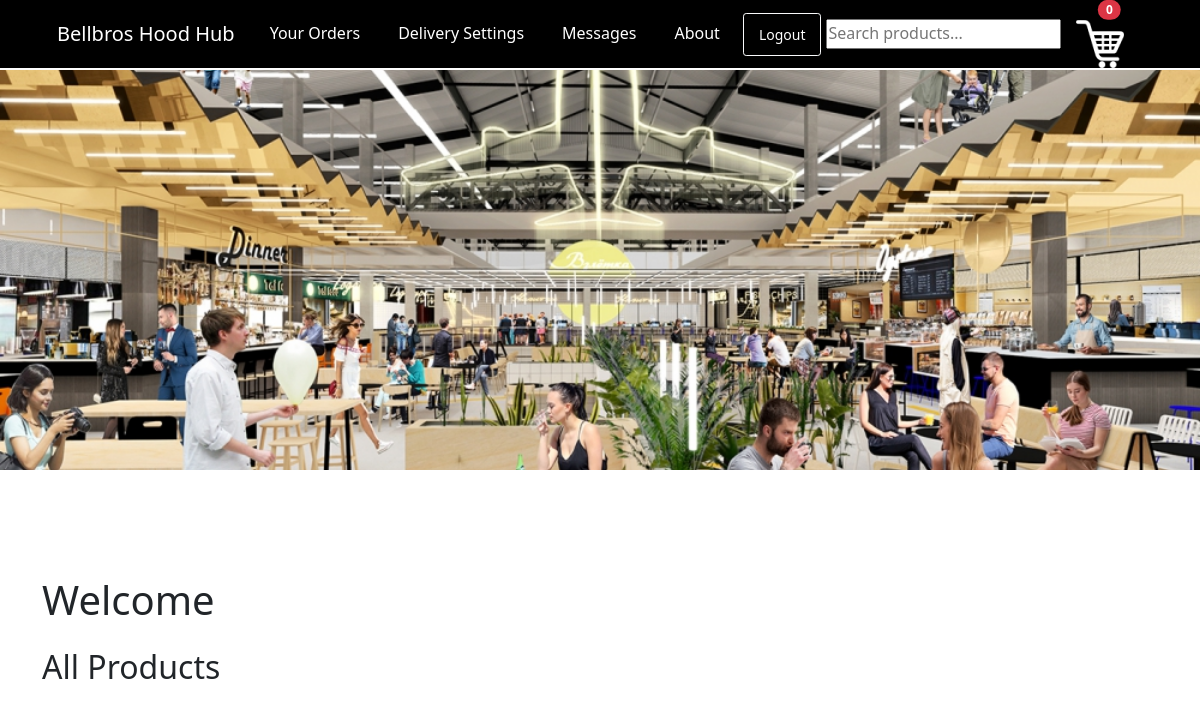
Before: /customer/customer_dashboard/ with the older database file.
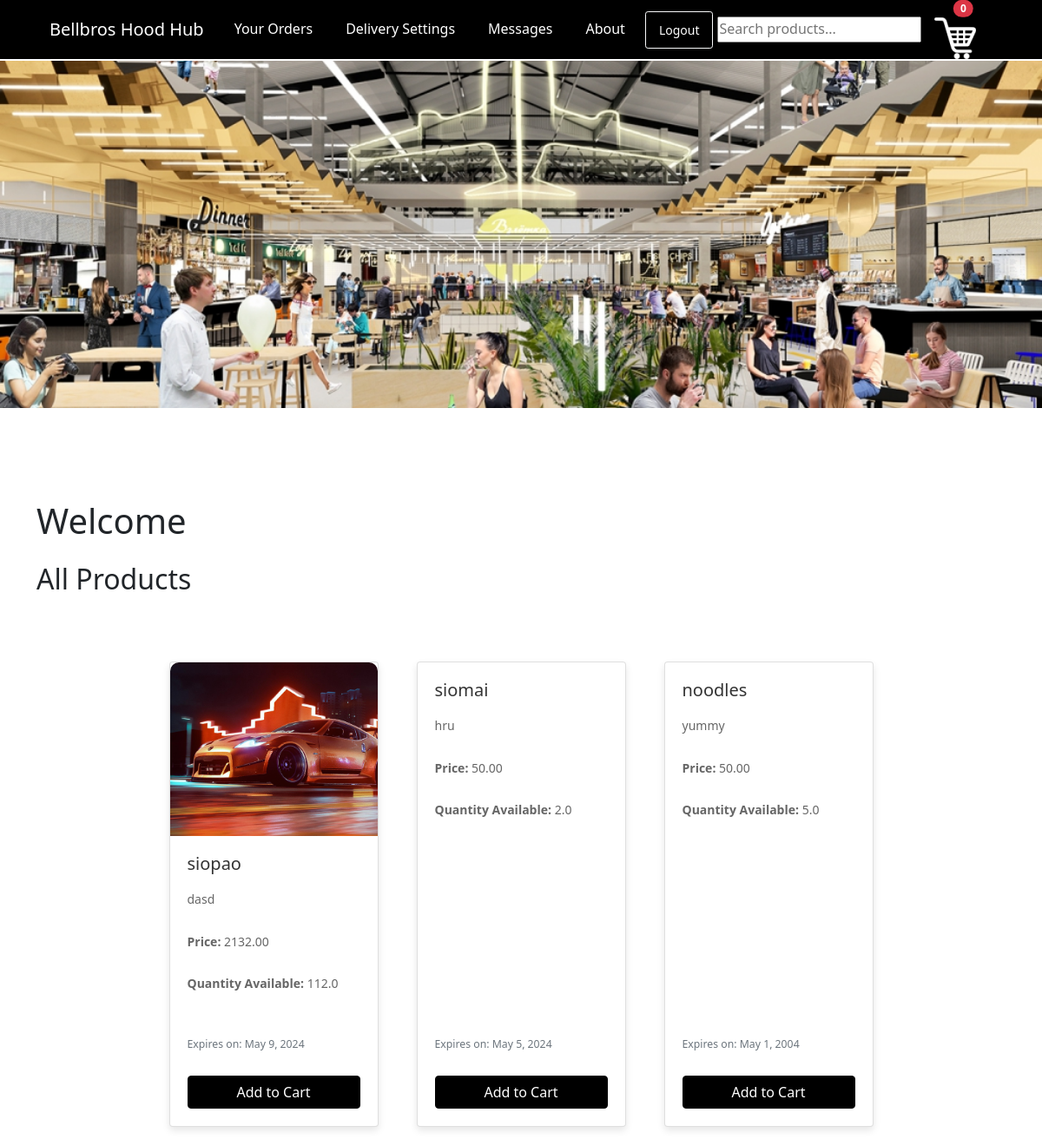
After: the same page with the newer database file.
### inventory/models.py (models this page shows, shortened)
class inventoryItem(models.Model):
    VENDOR_CHOICES = [
        ('Boy Bondat', 'Boy Bondat'),
        ('Mang Boks', 'Mang Boks'),
        ('Potato King', 'Potato King'),
        ('Siomai King', 'Siomai King'),
        ('Siopao Da King', 'Siopao Da King'),
    ]
    name = models.CharField(max_length=100, null=True)
    description = models.CharField(max_length=200, null=True)
    quantity = models.FloatField(null=True)
    price = models.DecimalField(max_digits=10, decimal_places=2, null=True)
    vendor = models.CharField(max_length=100, choices=VENDOR_CHOICES)
    item_pic = models.ImageField(null=True, blank=True)
    expiry_date = models.DateField(null=True)

### customer/views.py (the view)
# urls.py: path('customer_dashboard/', views.customer_dashboard, name='customer_dashboard'),
def customer_dashboard(request):
    items = inventoryItem.objects.all()  # Fetch all inventory items
    return render(request, 'customerDashboard.html', {'items': items})

### customer/templates/customerDashboard.html (shortened to what this page needs)
{% load static %}
<!DOCTYPE html>
<html lang="en">
<head>
    <link rel="stylesheet" href="https://cdn.jsdelivr.net/npm/bootstrap@5.1.3/dist/css/bootstrap.min.css">
    <link rel="stylesheet" href="{% static 'customer/style.css' %}">
</head>
<body>
{% include 'navbar.html' %}
<div class="banner-image"></div>
{% block content %}
<div class="container mt-5" style="padding-top: 1vh;">
    <h1 class="mb-4">Welcome</h1>
    <h2 class="mb-3">All Products</h2>
    <div class="row">
        {% for item in items %}
        <div class="col-sm-6 col-md-4 col-lg-3 mb-4">
            <div class="card h-100">
                {% if item.item_pic %}
                <img src="{{ item.item_pic.url }}" class="card-img-top" alt="{{ item.name }}">
                {% endif %}
                <div class="card-body d-flex flex-column">
                    <h5 class="card-title">{{ item.name }}</h5>
                    <p class="card-text">{{ item.description }}</p>
                    <p class="card-text"><strong>Price:</strong> {{ item.price }}</p>
                    <p class="card-text"><strong>Quantity Available:</strong> {{ item.quantity }}</p>
                    <div class="mt-auto">
                        {% if item.expiry_date %}
                        <p class="card-text"><small class="text-muted">Expires on: {{ item.expiry_date }}</small></p>
                        {% endif %}
                        <button class="btn btn-primary add-to-cart" data-id="{{ item.id }}" data-name="{{ item.name }}" data-price="{{ item.price }}">Add to Cart</button>
                    </div>
                </div>
            </div>
        </div>
        {% endfor %}
    </div>
</div>
{% endblock content %}
</body>
</html>

Changed rows visible on the page:
added inventoryItem: item_pic (picture), name "siopao", description "dasd", price "2132.00", quantity "112.0", expiry_date "May 9, 2024"
added inventoryItem: name "siomai", description "hru", price "50.00", quantity "2.0", expiry_date "May 5, 2024"
added inventoryItem: name "noodles", description "yummy", price "50.00", quantity "5.0", expiry_date "May 1, 2004"
